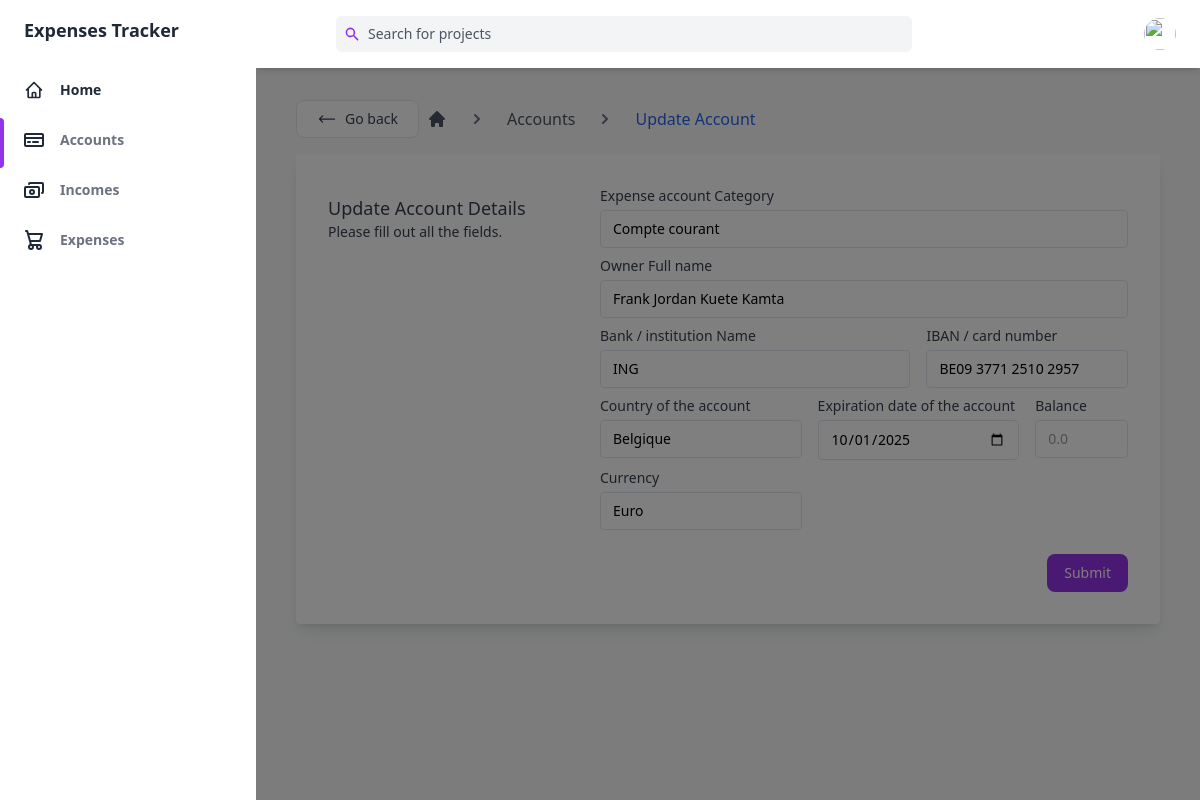
The page /account/1/update (signed in) on the database its author committed.
### main/models.py (models this page shows)
class Account(db.Model):
    id = db.Column(db.Integer, primary_key=True)
    user_id = db.Column(db.Integer, db.ForeignKey('user.id'), nullable=False)
    category = db.Column(db.String(50), nullable=False)
    owner = db.Column(db.String(50), nullable=False)
    iban = db.Column(db.String(37))
    bank = db.Column(db.String(50))
    balance = db.Column(db.Float, nullable=False)
    expiration_date = db.Column(db.DateTime, default=datetime.now())
    currency = db.Column(db.String(50), default="Euro")
    country = db.Column(db.String(50), nullable=False, default="Belgium")
    incomes = db.relationship('Income', backref='account', lazy=True)
    expenses = db.relationship('Expense', backref='account', lazy=True)

### main/routes.py (the view)
@app.route("/account/<int:account_id>/update", methods=['GET', 'POST'])
@login_required
def update_account(account_id):
    account = Account.query.get_or_404(account_id)
    form = CreateAccountForm()
    if form.validate_on_submit():
        account.category = form.category.data
        account.owner = form.owner.data
        account.bank = form.bank.data
        account.expiration_date = form.expiration_date.data
        account.iban = form.iban.data
        account.currency = form.currency.data
        account.country = form.country.data
        db.session.commit()
        flash('Your Expense account has been updated!', 'success')
        return redirect(url_for('accounts'))
    elif request.method == 'GET':
        form.category.data = account.category
        form.owner.data = account.owner
        form.bank.data = account.bank
        form.expiration_date.data = account.expiration_date
        form.iban.data = account.iban
        form.currency.data = account.currency
        form.country.data = account.country
    return render_template('new_account.html', title='update_account', form=form, legend='Update Account')

### main/models.py (called while the page is built)
@login_manager.user_loader
def load_user(user_id):
    return User.query.get(int(user_id))

### main/templates/new_account.html (shortened to what this page needs)
{% extends "base.html" %}
{% block main %}
<script src="https://cdn.tailwindcss.com"></script>
<div class=" px-4 py-4 container max-w-screen-lg mx-auto ">
    <div class="flex items-center py-4 overflow-x-auto whitespace-nowrap">
        <button  onclick="history.back()" type="button" class="w-full flex items-center justify-center w-1/2 px-5 py-2 mr-2 text-sm text-gray-700 transition-colors duration-200 bg-white border rounded-lg gap-x-2 sm:w-auto dark:hover:bg-gray-800 dark:bg-gray-900 hover:bg-gray-100 dark:text-gray-200 dark:border-gray-700">
            <svg class="w-5 h-5 rtl:rotate-180" xmlns="http://www.w3.org/2000/svg" fill="none" viewBox="0 0 24 24" stroke-width="1.5" stroke="currentColor">
                <path stroke-linecap="round" stroke-linejoin="round" d="M6.75 15.75L3 12m0 0l3.75-3.75M3 12h18" />
            </svg>
            <span>Go back</span>
        </button>
        <a href="{{url_for('accounts')}}" class="text-gray-600 dark:text-gray-200">
            <svg xmlns="http://www.w3.org/2000/svg" class="w-5 h-5" viewBox="0 0 20 20" fill="currentColor">
                <path d="M10.707 2.293a1 1 0 00-1.414 0l-7 7a1 1 0 001.414 1.414L4 10.414V17a1 1 0 001 1h2a1 1 0 001-1v-2a1 1 0 011-1h2a1 1 0 011 1v2a1 1 0 001 1h2a1 1 0 001-1v-6.586l.293.293a1 1 0 001.414-1.414l-7-7z" />
            </svg>
        </a>
        <span class="mx-5 text-gray-500 dark:text-gray-300 rtl:-scale-x-100">
            <svg xmlns="http://www.w3.org/2000/svg" class="w-5 h-5" viewBox="0 0 20 20" fill="currentColor">
                <path fill-rule="evenodd" d="M7.293 14.707a1 1 0 010-1.414L10.586 10 7.293 6.707a1 1 0 011.414-1.414l4 4a1 1 0 010 1.414l-4 4a1 1 0 01-1.414 0z" clip-rule="evenodd" />
            </svg>
        </span>
        <a href="{{url_for('accounts')}}" class="text-gray-600 dark:text-gray-200 hover:underline">
            Accounts
        </a>
        <span class="mx-5 text-gray-500 dark:text-gray-300 rtl:-scale-x-100">
            <svg xmlns="http://www.w3.org/2000/svg" class="w-5 h-5" viewBox="0 0 20 20" fill="currentColor">
                <path fill-rule="evenodd" d="M7.293 14.707a1 1 0 010-1.414L10.586 10 7.293 6.707a1 1 0 011.414-1.414l4 4a1 1 0 010 1.414l-4 4a1 1 0 01-1.414 0z" clip-rule="evenodd" />
            </svg>
        </span>
        {% if legend %}
        <a href="#" class="text-blue-600 dark:text-blue-400 hover:underline">
            Update Account
        </a>
        {% else %}
        <a href="#" class="text-blue-600 dark:text-blue-400 hover:underline">
            Create Account
        </a>
        {% endif %}
    </div>
  <div class="bg-white dark:bg-gray-800 rounded shadow-lg p-4 px-4 md:p-8 mb-6">
    <div class="grid gap-4 gap-y-2 text-sm grid-cols-1 lg:grid-cols-3">
      <div class="text-gray-700 mt-2">
        {% if legend %}
        <p class="font-medium text-lg dark:text-white-700">{{legend}} Details</p>
        {% else %}
        <p class="font-medium text-lg dark:text-white">Account Details</p>
        {% endif %}
        <p class="dark:text-white">Please fill out all the fields.</p>
      </div>
      <div class="lg:col-span-2">
          <form method="POST" action="">
            <div class="grid gap-4 gap-y-2 text-sm grid-cols-1 md:grid-cols-5">
          <div class="md:col-span-5">
            <span class="text-gray-700 dark:text-gray-400"> Expense account Category</span>
            {{form.category(placeholder="Select the Category of the expense account", class="block w-full mt-1 text-sm dark:border-gray-600 dark:bg-gray-700 focus:border-purple-400 focus:outline-none focus:shadow-outline-purple dark:text-gray-300 dark:focus:shadow-outline-gray form-input") }}
          </div>
          <div class="md:col-span-5">
            <span class="text-gray-700 dark:text-gray-400"> Owner Full name</span>
              {{form.owner(placeholder="Mr. John Doe", class="block w-full mt-1 text-sm dark:border-gray-600 dark:bg-gray-700 focus:border-purple-400 focus:outline-none focus:shadow-outline-purple dark:text-gray-300 dark:focus:shadow-outline-gray form-input") }}
          </div>
          <div class="md:col-span-3">
              <span class="text-gray-700 dark:text-gray-400">Bank / institution Name</span>
              {{form.bank(placeholder="ING, KBC, Belfius, Edenred, Sodexo ...",class="block w-full mt-1 text-sm dark:border-gray-600 dark:bg-gray-700 focus:border-purple-400 focus:outline-none focus:shadow-outline-purple dark:text-gray-300 dark:focus:shadow-outline-gray form-input") }}
          </div>
          <div class="md:col-span-2">
            <span class="text-gray-700 dark:text-gray-400">IBAN / card number </span>
            {{form.iban(placeholder="BE01 2345 6789 1011", class="block w-full mt-1 text-sm dark:border-gray-600 dark:bg-gray-700 focus:border-purple-400 focus:outline-none focus:shadow-outline-purple dark:text-gray-300 dark:focus:shadow-outline-gray form-input") }}
          </div>
          <div class="md:col-span-2">
            <span class="text-gray-700 dark:text-gray-400">Country of the account</span>
            {{form.country(placeholder="Belgium",class="block w-full mt-1 text-sm dark:border-gray-600 dark:bg-gray-700 focus:border-purple-400 focus:outline-none focus:shadow-outline-purple dark:text-gray-300 dark:focus:shadow-outline-gray form-input") }}
          </div>
          <div class="md:col-span-2">
            <span class="text-gray-700 dark:text-gray-400">Expiration date of the account</span>
            {{form.expiration_date(class="block w-full mt-1 text-sm dark:border-gray-600 dark:bg-gray-700 focus:border-purple-400 focus:outline-none focus:shadow-outline-purple dark:text-gray-300 dark:focus:shadow-outline-gray form-input") }}
          </div>
          <div class="md:col-span-1">
            <span class="text-gray-700 dark:text-gray-400">Balance</span>
            {% if form.balance.errors %}
              {% for error in form.balance.errors %}
                  {{form.balance(placeholder="0.00", class="block w-full mt-1 text-sm border-red-600 dark:text-gray-300 dark:bg-gray-700 focus:border-red-400 focus:outline-none focus:shadow-outline-red form-input ") }}
                  <span class="text-xs text-red-600 dark:text-red-400">{{ error }}</span>
              {% endfor %}
            {% else %}
              {{form.balance(placeholder="0.0",class="block w-full mt-1 text-sm dark:border-gray-600 dark:bg-gray-700 focus:border-purple-400 focus:outline-none focus:shadow-outline-purple dark:text-gray-300 dark:focus:shadow-outline-gray form-input") }}
            {% endif %}
          </div>
          <div class="md:col-span-2">
              <span class="text-gray-700 dark:text-gray-400">Currency</span>
              {{form.currency(class="block w-full mt-1 text-sm dark:border-gray-600 dark:bg-gray-700 focus:border-purple-400 focus:outline-none focus:shadow-outline-purple dark:text-gray-300 dark:focus:shadow-outline-gray form-input") }}
          </div>
          <div class="md:col-span-5 text-right">
            <div class="inline-flex items-end">
              {{form.submit(class="block px-4 py-2 mt-4 text-sm font-medium leading-5 text-center text-white transition-colors duration-150 bg-purple-600 border border-transparent rounded-lg active:bg-purple-600 hover:bg-purple-700 focus:outline-none focus:shadow-outline-purple")}}
            </div>
          </div>
        </div>
          </form>
      </div>
    </div>
  </div>
</div>
{% endblock main %}

### rows shown on the page
Account: category "Compte courant", owner "Frank Jordan Kuete Kamta", bank "ING", iban "BE09 3771 2510 2957", country "Belgique", expiration_date "10/01/2025", currency "Euro"

### other values the page prints
{{ legend }} "Update Account"
